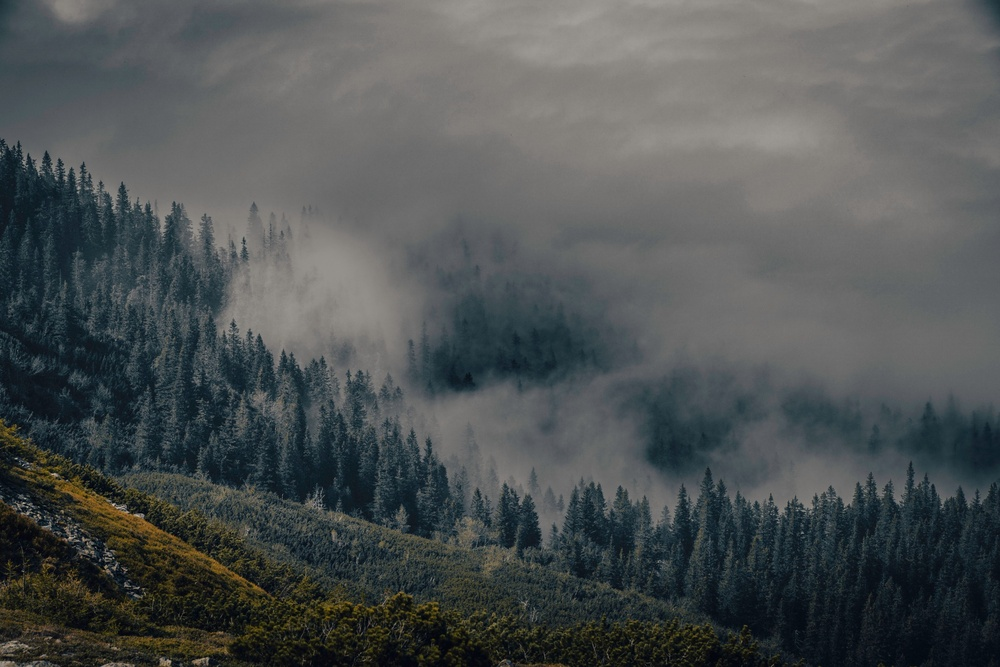
#> input picture sample.jpg, 1000 x 667 px, shrunk from 2048 x 1365 before the run
$ python q22.py
#> lines starting #> are read from the running program, lines starting #| are printed output that depends on the picture
import cv2
from pathlib import Path
gray=cv2.imread(str(Path(__file__).resolve().parents[1]/"sample.jpg"),cv2.IMREAD_GRAYSCALE)
#> gray: shape (667, 1000); min 0, max 189, mean 81.3
quantized=((gray//64)*85).astype("uint8")
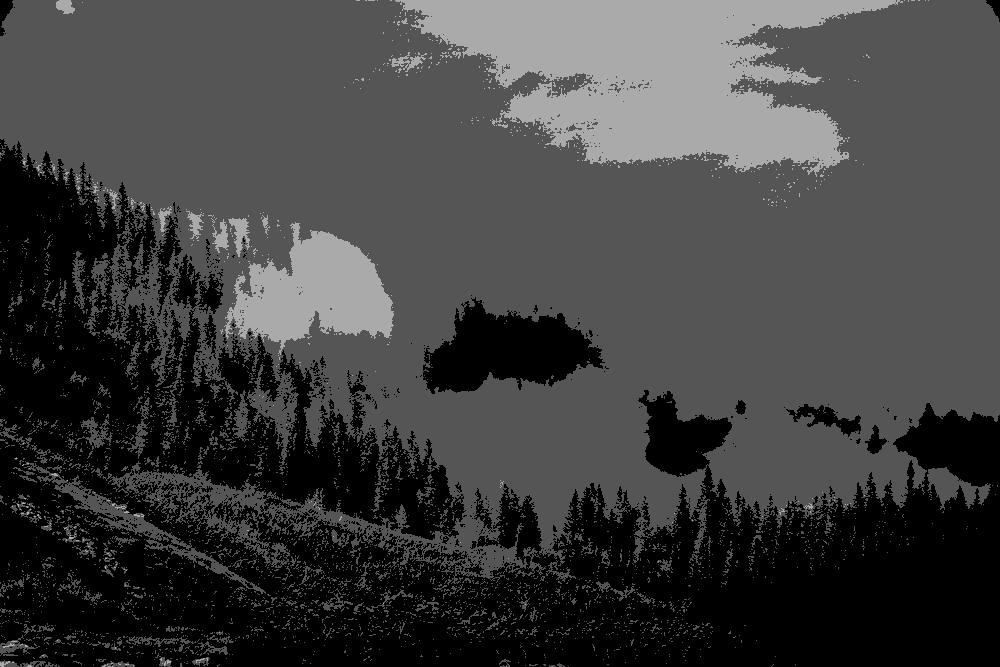
#> quantized: shape (667, 1000); min 0, max 170, mean 63.6
cv2.imshow("2-bit Quantized",quantized); cv2.waitKey(0); cv2.destroyAllWindows()
